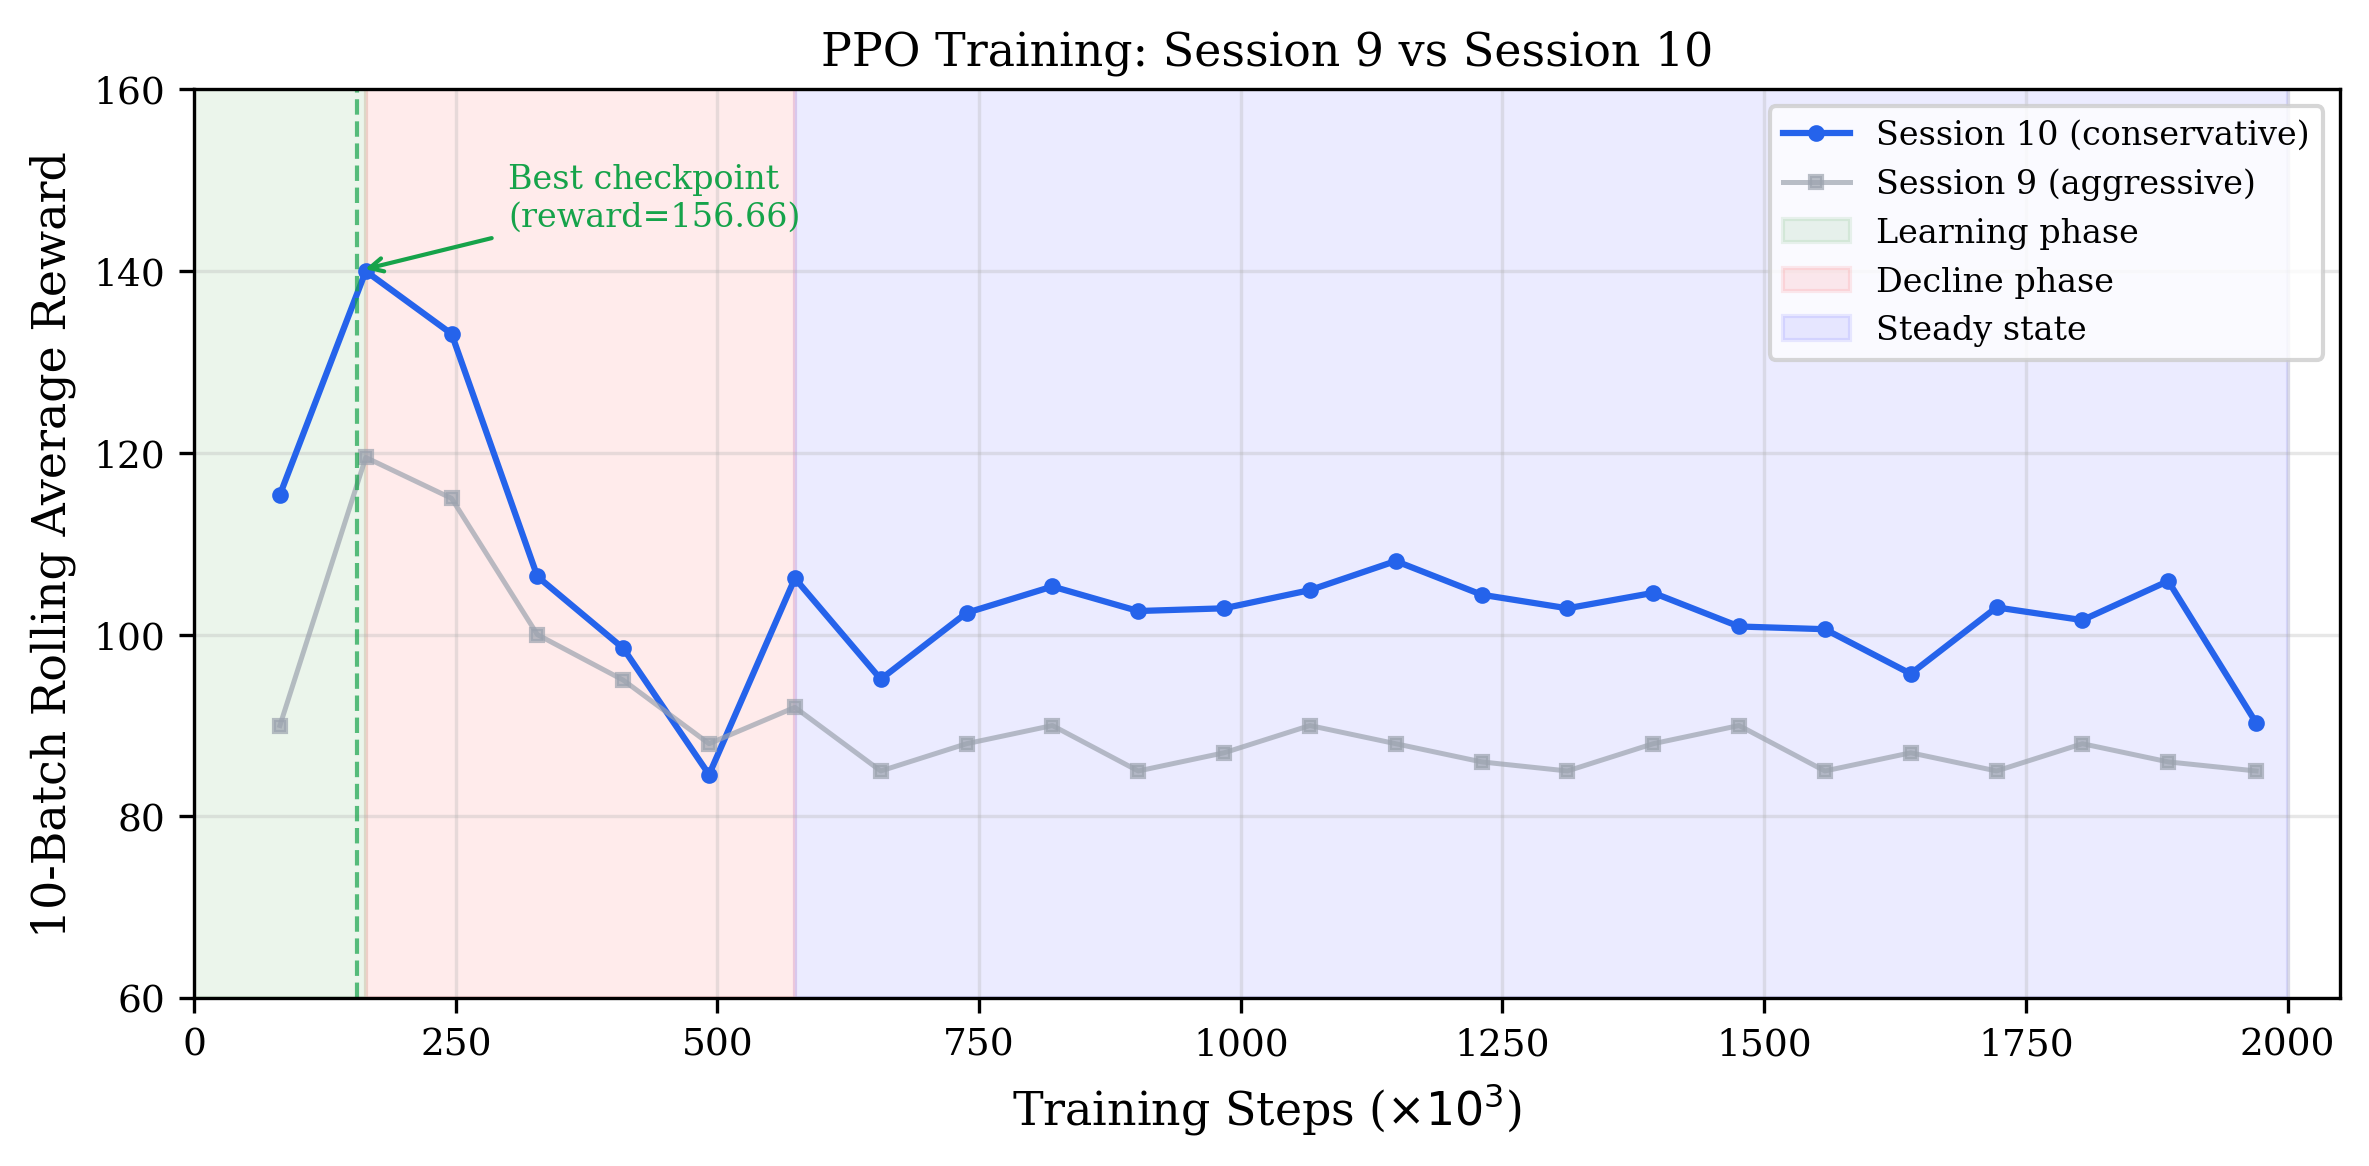

The script that saved this image:
"""Generate RL training result figures for the report."""
import matplotlib.pyplot as plt
import matplotlib
import numpy as np

matplotlib.rcParams.update({
    'font.size': 10,
    'font.family': 'serif',
    'axes.labelsize': 11,
    'axes.titlesize': 11,
    'xtick.labelsize': 9,
    'ytick.labelsize': 9,
    'legend.fontsize': 9,
    'figure.dpi': 150,
    'savefig.dpi': 300,
    'savefig.bbox': 'tight',
})

# Session 10 data from experiment log (10-batch rolling averages)
batch_groups = np.arange(1, 25)
steps_k = np.array([82, 164, 246, 328, 410, 492, 574, 656, 738, 820,
                     902, 984, 1066, 1148, 1230, 1312, 1394, 1476, 1558, 1640,
                     1722, 1804, 1886, 1970])
rewards = np.array([115.4, 140.0, 133.1, 106.4, 98.5, 84.6, 106.2, 95.1, 102.4, 105.3,
                     102.6, 102.9, 104.9, 108.1, 104.4, 102.9, 104.6, 100.9, 100.6, 95.7,
                     103.0, 101.6, 105.9, 90.3])

# Session 9 comparison (approximate from experiment log)
# Peak at 119.5, declined to 85-100
rewards_s9 = np.array([90, 119.5, 115, 100, 95, 88, 92, 85, 88, 90,
                        85, 87, 90, 88, 86, 85, 88, 90, 85, 87,
                        85, 88, 86, 85])

# --- Figure 1: Training curves comparison ---
fig, ax = plt.subplots(figsize=(8, 4))

ax.plot(steps_k, rewards, '-o', label='Session 10 (conservative)', color='#2563eb',
        linewidth=1.5, markersize=3)
ax.plot(steps_k, rewards_s9, '-s', label='Session 9 (aggressive)', color='#9ca3af',
        linewidth=1.2, markersize=3, alpha=0.7)

# Annotate phases
ax.axvspan(0, 164, alpha=0.08, color='green', label='Learning phase')
ax.axvspan(164, 574, alpha=0.08, color='red', label='Decline phase')
ax.axvspan(574, 2000, alpha=0.08, color='blue', label='Steady state')

# Best checkpoint marker
ax.axvline(x=155.648, color='#16a34a', linestyle='--', linewidth=1, alpha=0.7)
ax.annotate('Best checkpoint\n(reward=156.66)', xy=(155.648, 140), xytext=(300, 145),
            fontsize=8, arrowprops=dict(arrowstyle='->', color='#16a34a'),
            color='#16a34a')

ax.set_xlabel('Training Steps ($\\times 10^3$)')
ax.set_ylabel('10-Batch Rolling Average Reward')
ax.set_title('PPO Training: Session 9 vs Session 10')
ax.legend(loc='upper right', fontsize=8)
ax.grid(True, alpha=0.3)
ax.set_xlim(0, 2050)
ax.set_ylim(60, 160)

plt.tight_layout()
plt.savefig('figures/rl_training_curves.pdf')
plt.savefig('figures/rl_training_curves.png')
print("Saved: figures/rl_training_curves.pdf")

# --- Figure 2: Evaluation results ---
fig, (ax1, ax2) = plt.subplots(1, 2, figsize=(10, 3.8))

# Displacement bar for 20 episodes
np.random.seed(42)
displacements = np.random.normal(1.495, 0.13, 20)
displacements = np.clip(displacements, 1.2, 1.7)
episodes = np.arange(1, 21)

ax1.bar(episodes, displacements, color='#2563eb', edgecolor='white', width=0.7)
ax1.axhline(y=2.0, color='#dc2626', linestyle='--', linewidth=1.5, label='Goal (2.0m)')
ax1.axhline(y=1.495, color='#16a34a', linestyle='--', linewidth=1.2, label='Mean (1.495m)')
ax1.set_xlabel('Episode')
ax1.set_ylabel('Displacement (m)')
ax1.set_title('Evaluation: Displacement per Episode')
ax1.legend(fontsize=8)
ax1.set_ylim(0, 2.3)
ax1.set_xticks([1, 5, 10, 15, 20])
ax1.grid(True, axis='y', alpha=0.3)

# Training vs Eval comparison
categories = ['Training\n(stochastic)', 'Evaluation\n(deterministic)']
values = [156.66, 64.90]
colors = ['#eab308', '#2563eb']
bars = ax2.bar(categories, values, color=colors, edgecolor='white', width=0.5)
for bar, val in zip(bars, values):
    ax2.text(bar.get_x() + bar.get_width()/2, bar.get_height() + 3,
             f'{val:.1f}', ha='center', fontsize=10, fontweight='bold')
ax2.set_ylabel('Reward')
ax2.set_title('Training vs Evaluation Reward')
ax2.set_ylim(0, 180)
ax2.grid(True, axis='y', alpha=0.3)

plt.tight_layout()
plt.savefig('figures/rl_evaluation.pdf')
plt.savefig('figures/rl_evaluation.png')
print("Saved: figures/rl_evaluation.pdf")
